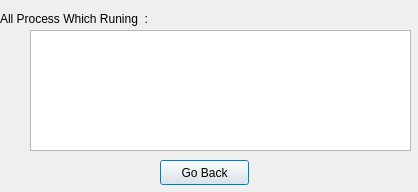
<?xml version="1.0" encoding="UTF-8"?>
<ui version="4.0">
 <class>Dialog</class>
 <widget class="QDialog" name="Dialog">
  <property name="geometry">
   <rect>
    <x>0</x>
    <y>0</y>
    <width>418</width>
    <height>192</height>
   </rect>
  </property>
  <property name="windowTitle">
   <string>Dialog</string>
  </property>
  <property name="styleSheet">
   <string notr="true"/>
  </property>
  <widget class="QLabel" name="label">
   <property name="geometry">
    <rect>
     <x>0</x>
     <y>10</y>
     <width>191</width>
     <height>17</height>
    </rect>
   </property>
   <property name="styleSheet">
    <string notr="true"/>
   </property>
   <property name="text">
    <string>All Process Which Runing  :</string>
   </property>
  </widget>
  <widget class="QPlainTextEdit" name="plainTextEdit">
   <property name="geometry">
    <rect>
     <x>30</x>
     <y>30</y>
     <width>381</width>
     <height>121</height>
    </rect>
   </property>
   <property name="styleSheet">
    <string notr="true"/>
   </property>
  </widget>
  <widget class="QPushButton" name="pushButton">
   <property name="geometry">
    <rect>
     <x>160</x>
     <y>160</y>
     <width>89</width>
     <height>25</height>
    </rect>
   </property>
   <property name="styleSheet">
    <string notr="true"/>
   </property>
   <property name="text">
    <string>Go Back</string>
   </property>
  </widget>
 </widget>
 <resources/>
 <connections/>
</ui>
